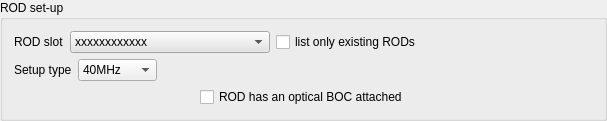
        <widget class="QGroupBox" name="rodBox">
         <property name="title">
          <string>ROD set-up</string>
         </property>
         <layout class="QVBoxLayout" name="verticalLayout">
          <item>
           <layout class="QVBoxLayout">
            <item>
             <layout class="QHBoxLayout">
              <item>
               <widget class="QLabel" name="TextLabel2">
                <property name="text">
                 <string>ROD slot</string>
                </property>
                <property name="wordWrap">
                 <bool>false</bool>
                </property>
               </widget>
              </item>
              <item>
               <widget class="QComboBox" name="RodSlotBox">
                <property name="enabled">
                 <bool>true</bool>
                </property>
                <property name="sizePolicy">
                 <sizepolicy hsizetype="Minimum" vsizetype="Fixed">
                  <horstretch>250</horstretch>
                  <verstretch>0</verstretch>
                 </sizepolicy>
                </property>
                <property name="minimumSize">
                 <size>
                  <width>200</width>
                  <height>0</height>
                 </size>
                </property>
                <property name="palette">
                 <palette>
                  <active>
                   <colorrole role="WindowText">
                    <brush brushstyle="SolidPattern">
                     <color alpha="255">
                      <red>0</red>
                      <green>0</green>
                      <blue>0</blue>
                     </color>
                    </brush>
                   </colorrole>
                   <colorrole role="Button">
                    <brush brushstyle="SolidPattern">
                     <color alpha="255">
                      <red>228</red>
                      <green>228</green>
                      <blue>228</blue>
                     </color>
                    </brush>
                   </colorrole>
                   <colorrole role="Light">
                    <brush brushstyle="SolidPattern">
                     <color alpha="255">
                      <red>255</red>
                      <green>255</green>
                      <blue>255</blue>
                     </color>
                    </brush>
                   </colorrole>
                   <colorrole role="Midlight">
                    <brush brushstyle="SolidPattern">
                     <color alpha="255">
                      <red>241</red>
                      <green>241</green>
                      <blue>241</blue>
                     </color>
                    </brush>
                   </colorrole>
                   <colorrole role="Dark">
                    <brush brushstyle="SolidPattern">
                     <color alpha="255">
                      <red>114</red>
                      <green>114</green>
                      <blue>114</blue>
                     </color>
                    </brush>
                   </colorrole>
                   <colorrole role="Mid">
                    <brush brushstyle="SolidPattern">
                     <color alpha="255">
                      <red>152</red>
                      <green>152</green>
                      <blue>152</blue>
                     </color>
                    </brush>
                   </colorrole>
                   <colorrole role="Text">
                    <brush brushstyle="SolidPattern">
                     <color alpha="255">
                      <red>56</red>
                      <green>56</green>
                      <blue>56</blue>
                     </color>
                    </brush>
                   </colorrole>
                   <colorrole role="BrightText">
                    <brush brushstyle="SolidPattern">
                     <color alpha="255">
                      <red>255</red>
                      <green>255</green>
                      <blue>255</blue>
                     </color>
                    </brush>
                   </colorrole>
                   <colorrole role="ButtonText">
                    <brush brushstyle="SolidPattern">
                     <color alpha="255">
                      <red>0</red>
                      <green>0</green>
                      <blue>0</blue>
                     </color>
                    </brush>
                   </colorrole>
                   <colorrole role="Base">
                    <brush brushstyle="SolidPattern">
                     <color alpha="255">
                      <red>255</red>
                      <green>255</green>
                      <blue>255</blue>
                     </color>
                    </brush>
                   </colorrole>
                   <colorrole role="Window">
                    <brush brushstyle="SolidPattern">
                     <color alpha="255">
                      <red>230</red>
                      <green>230</green>
                      <blue>230</blue>
                     </color>
                    </brush>
                   </colorrole>
                   <colorrole role="Shadow">
                    <brush brushstyle="SolidPattern">
                     <color alpha="255">
                      <red>0</red>
                      <green>0</green>
                      <blue>0</blue>
                     </color>
                    </brush>
                   </colorrole>
                   <colorrole role="Highlight">
                    <brush brushstyle="SolidPattern">
                     <color alpha="255">
                      <red>0</red>
                      <green>0</green>
                      <blue>128</blue>
                     </color>
                    </brush>
                   </colorrole>
                   <colorrole role="HighlightedText">
                    <brush brushstyle="SolidPattern">
                     <color alpha="255">
                      <red>255</red>
                      <green>255</green>
                      <blue>255</blue>
                     </color>
                    </brush>
                   </colorrole>
                   <colorrole role="Link">
                    <brush brushstyle="SolidPattern">
                     <color alpha="255">
                      <red>0</red>
                      <green>0</green>
                      <blue>0</blue>
                     </color>
                    </brush>
                   </colorrole>
                   <colorrole role="LinkVisited">
                    <brush brushstyle="SolidPattern">
                     <color alpha="255">
                      <red>0</red>
                      <green>0</green>
                      <blue>0</blue>
                     </color>
                    </brush>
                   </colorrole>
                  </active>
                  <inactive>
                   <colorrole role="WindowText">
                    <brush brushstyle="SolidPattern">
                     <color alpha="255">
                      <red>0</red>
                      <green>0</green>
                      <blue>0</blue>
                     </color>
                    </brush>
                   </colorrole>
                   <colorrole role="Button">
                    <brush brushstyle="SolidPattern">
                     <color alpha="255">
                      <red>228</red>
                      <green>228</green>
                      <blue>228</blue>
                     </color>
                    </brush>
                   </colorrole>
                   <colorrole role="Light">
                    <brush brushstyle="SolidPattern">
                     <color alpha="255">
                      <red>255</red>
                      <green>255</green>
                      <blue>255</blue>
                     </color>
                    </brush>
                   </colorrole>
                   <colorrole role="Midlight">
                    <brush brushstyle="SolidPattern">
                     <color alpha="255">
                      <red>255</red>
                      <green>255</green>
                      <blue>255</blue>
                     </color>
                    </brush>
                   </colorrole>
                   <colorrole role="Dark">
                    <brush brushstyle="SolidPattern">
                     <color alpha="255">
                      <red>114</red>
                      <green>114</green>
                      <blue>114</blue>
                     </color>
                    </brush>
                   </colorrole>
                   <colorrole role="Mid">
                    <brush brushstyle="SolidPattern">
                     <color alpha="255">
                      <red>152</red>
                      <green>152</green>
                      <blue>152</blue>
                     </color>
                    </brush>
                   </colorrole>
                   <colorrole role="Text">
                    <brush brushstyle="SolidPattern">
                     <color alpha="255">
                      <red>56</red>
                      <green>56</green>
                      <blue>56</blue>
                     </color>
                    </brush>
                   </colorrole>
                   <colorrole role="BrightText">
                    <brush brushstyle="SolidPattern">
                     <color alpha="255">
                      <red>255</red>
                      <green>255</green>
                      <blue>255</blue>
                     </color>
                    </brush>
                   </colorrole>
                   <colorrole role="ButtonText">
                    <brush brushstyle="SolidPattern">
                     <color alpha="255">
                      <red>0</red>
                      <green>0</green>
                      <blue>0</blue>
                     </color>
                    </brush>
                   </colorrole>
                   <colorrole role="Base">
                    <brush brushstyle="SolidPattern">
                     <color alpha="255">
                      <red>255</red>
                      <green>255</green>
                      <blue>255</blue>
                     </color>
                    </brush>
                   </colorrole>
                   <colorrole role="Window">
                    <brush brushstyle="SolidPattern">
                     <color alpha="255">
                      <red>230</red>
                      <green>230</green>
                      <blue>230</blue>
                     </color>
                    </brush>
                   </colorrole>
                   <colorrole role="Shadow">
                    <brush brushstyle="SolidPattern">
                     <color alpha="255">
                      <red>0</red>
                      <green>0</green>
                      <blue>0</blue>
                     </color>
                    </brush>
                   </colorrole>
                   <colorrole role="Highlight">
                    <brush brushstyle="SolidPattern">
                     <color alpha="255">
                      <red>0</red>
                      <green>0</green>
                      <blue>128</blue>
                     </color>
                    </brush>
                   </colorrole>
                   <colorrole role="HighlightedText">
                    <brush brushstyle="SolidPattern">
                     <color alpha="255">
                      <red>255</red>
                      <green>255</green>
                      <blue>255</blue>
                     </color>
                    </brush>
                   </colorrole>
                   <colorrole role="Link">
                    <brush brushstyle="SolidPattern">
                     <color alpha="255">
                      <red>0</red>
                      <green>0</green>
                      <blue>255</blue>
                     </color>
                    </brush>
                   </colorrole>
                   <colorrole role="LinkVisited">
                    <brush brushstyle="SolidPattern">
                     <color alpha="255">
                      <red>255</red>
                      <green>0</green>
                      <blue>255</blue>
                     </color>
                    </brush>
                   </colorrole>
                  </inactive>
                  <disabled>
                   <colorrole role="WindowText">
                    <brush brushstyle="SolidPattern">
                     <color alpha="255">
                      <red>128</red>
                      <green>128</green>
                      <blue>128</blue>
                     </color>
                    </brush>
                   </colorrole>
                   <colorrole role="Button">
                    <brush brushstyle="SolidPattern">
                     <color alpha="255">
                      <red>228</red>
                      <green>228</green>
                      <blue>228</blue>
                     </color>
                    </brush>
                   </colorrole>
                   <colorrole role="Light">
                    <brush brushstyle="SolidPattern">
                     <color alpha="255">
                      <red>255</red>
                      <green>255</green>
                      <blue>255</blue>
                     </color>
                    </brush>
                   </colorrole>
                   <colorrole role="Midlight">
                    <brush brushstyle="SolidPattern">
                     <color alpha="255">
                      <red>255</red>
                      <green>255</green>
                      <blue>255</blue>
                     </color>
                    </brush>
                   </colorrole>
                   <colorrole role="Dark">
                    <brush brushstyle="SolidPattern">
                     <color alpha="255">
                      <red>114</red>
                      <green>114</green>
                      <blue>114</blue>
                     </color>
                    </brush>
                   </colorrole>
                   <colorrole role="Mid">
                    <brush brushstyle="SolidPattern">
                     <color alpha="255">
                      <red>152</red>
                      <green>152</green>
                      <blue>152</blue>
                     </color>
                    </brush>
                   </colorrole>
                   <colorrole role="Text">
                    <brush brushstyle="SolidPattern">
                     <color alpha="255">
                      <red>56</red>
                      <green>56</green>
                      <blue>56</blue>
                     </color>
                    </brush>
                   </colorrole>
                   <colorrole role="BrightText">
                    <brush brushstyle="SolidPattern">
                     <color alpha="255">
                      <red>255</red>
                      <green>255</green>
                      <blue>255</blue>
                     </color>
                    </brush>
                   </colorrole>
                   <colorrole role="ButtonText">
                    <brush brushstyle="SolidPattern">
                     <color alpha="255">
                      <red>128</red>
                      <green>128</green>
                      <blue>128</blue>
                     </color>
                    </brush>
                   </colorrole>
                   <colorrole role="Base">
                    <brush brushstyle="SolidPattern">
                     <color alpha="255">
                      <red>255</red>
                      <green>255</green>
                      <blue>255</blue>
                     </color>
                    </brush>
                   </colorrole>
                   <colorrole role="Window">
                    <brush brushstyle="SolidPattern">
                     <color alpha="255">
                      <red>230</red>
                      <green>230</green>
                      <blue>230</blue>
                     </color>
                    </brush>
                   </colorrole>
                   <colorrole role="Shadow">
                    <brush brushstyle="SolidPattern">
                     <color alpha="255">
                      <red>0</red>
                      <green>0</green>
                      <blue>0</blue>
                     </color>
                    </brush>
                   </colorrole>
                   <colorrole role="Highlight">
                    <brush brushstyle="SolidPattern">
                     <color alpha="255">
                      <red>0</red>
                      <green>0</green>
                      <blue>128</blue>
                     </color>
                    </brush>
                   </colorrole>
                   <colorrole role="HighlightedText">
                    <brush brushstyle="SolidPattern">
                     <color alpha="255">
                      <red>255</red>
                      <green>255</green>
                      <blue>255</blue>
                     </color>
                    </brush>
                   </colorrole>
                   <colorrole role="Link">
                    <brush brushstyle="SolidPattern">
                     <color alpha="255">
                      <red>0</red>
                      <green>0</green>
                      <blue>255</blue>
                     </color>
                    </brush>
                   </colorrole>
                   <colorrole role="LinkVisited">
                    <brush brushstyle="SolidPattern">
                     <color alpha="255">
                      <red>255</red>
                      <green>0</green>
                      <blue>255</blue>
                     </color>
                    </brush>
                   </colorrole>
                  </disabled>
                 </palette>
                </property>
                <item>
                 <property name="text">
                  <string>xxxxxxxxxxxx</string>
                 </property>
                </item>
               </widget>
              </item>
              <item>
               <widget class="QCheckBox" name="existingRODs">
                <property name="text">
                 <string>list only existing RODs</string>
                </property>
                <property name="checked">
                 <bool>false</bool>
                </property>
               </widget>
              </item>
              <item>
               <spacer name="spacer9_2">
                <property name="orientation">
                 <enum>Qt::Horizontal</enum>
                </property>
                <property name="sizeType">
                 <enum>QSizePolicy::Expanding</enum>
                </property>
                <property name="sizeHint" stdset="0">
                 <size>
                  <width>172</width>
                  <height>20</height>
                 </size>
                </property>
               </spacer>
              </item>
             </layout>
            </item>
            <item>
             <layout class="QHBoxLayout">
              <item>
               <widget class="QLabel" name="setupLabel">
                <property name="text">
                 <string>Setup type</string>
                </property>
                <property name="wordWrap">
                 <bool>false</bool>
                </property>
               </widget>
              </item>
              <item>
               <widget class="QComboBox" name="SetupBox">
                <item>
                 <property name="text">
                  <string>40MHz</string>
                 </property>
                </item>
                <item>
                 <property name="text">
                  <string>80MHz</string>
                 </property>
                </item>
                <item>
                 <property name="text">
                  <string>160 MHz</string>
                 </property>
                </item>
               </widget>
              </item>
              <item>
               <spacer name="spacer9">
                <property name="orientation">
                 <enum>Qt::Horizontal</enum>
                </property>
                <property name="sizeType">
                 <enum>QSizePolicy::Expanding</enum>
                </property>
                <property name="sizeHint" stdset="0">
                 <size>
                  <width>402</width>
                  <height>20</height>
                 </size>
                </property>
               </spacer>
              </item>
             </layout>
            </item>
            <item>
             <layout class="QHBoxLayout">
              <item>
               <spacer name="spacer6">
                <property name="orientation">
                 <enum>Qt::Horizontal</enum>
                </property>
                <property name="sizeType">
                 <enum>QSizePolicy::Expanding</enum>
                </property>
                <property name="sizeHint" stdset="0">
                 <size>
                  <width>60</width>
                  <height>20</height>
                 </size>
                </property>
               </spacer>
              </item>
              <item>
               <widget class="QCheckBox" name="haveBOC">
                <property name="text">
                 <string>ROD has an optical BOC attached</string>
                </property>
               </widget>
              </item>
              <item>
               <spacer name="spacer7">
                <property name="orientation">
                 <enum>Qt::Horizontal</enum>
                </property>
                <property name="sizeType">
                 <enum>QSizePolicy::Expanding</enum>
                </property>
                <property name="sizeHint" stdset="0">
                 <size>
                  <width>31</width>
                  <height>20</height>
                 </size>
                </property>
               </spacer>
              </item>
             </layout>
            </item>
           </layout>
          </item>
         </layout>
        </widget>
